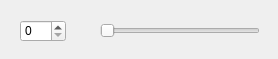
<?xml version="1.0" encoding="UTF-8"?>
<ui version="4.0">
 <class>My_control</class>
 <widget class="QWidget" name="My_control">
  <property name="geometry">
   <rect>
    <x>0</x>
    <y>0</y>
    <width>278</width>
    <height>59</height>
   </rect>
  </property>
  <property name="windowTitle">
   <string>Form</string>
  </property>
  <widget class="QSlider" name="horizontalSlider">
   <property name="geometry">
    <rect>
     <x>100</x>
     <y>20</y>
     <width>160</width>
     <height>22</height>
    </rect>
   </property>
   <property name="orientation">
    <enum>Qt::Horizontal</enum>
   </property>
  </widget>
  <widget class="QSpinBox" name="spinBox">
   <property name="geometry">
    <rect>
     <x>20</x>
     <y>20</y>
     <width>46</width>
     <height>22</height>
    </rect>
   </property>
  </widget>
 </widget>
 <resources/>
 <connections/>
</ui>
